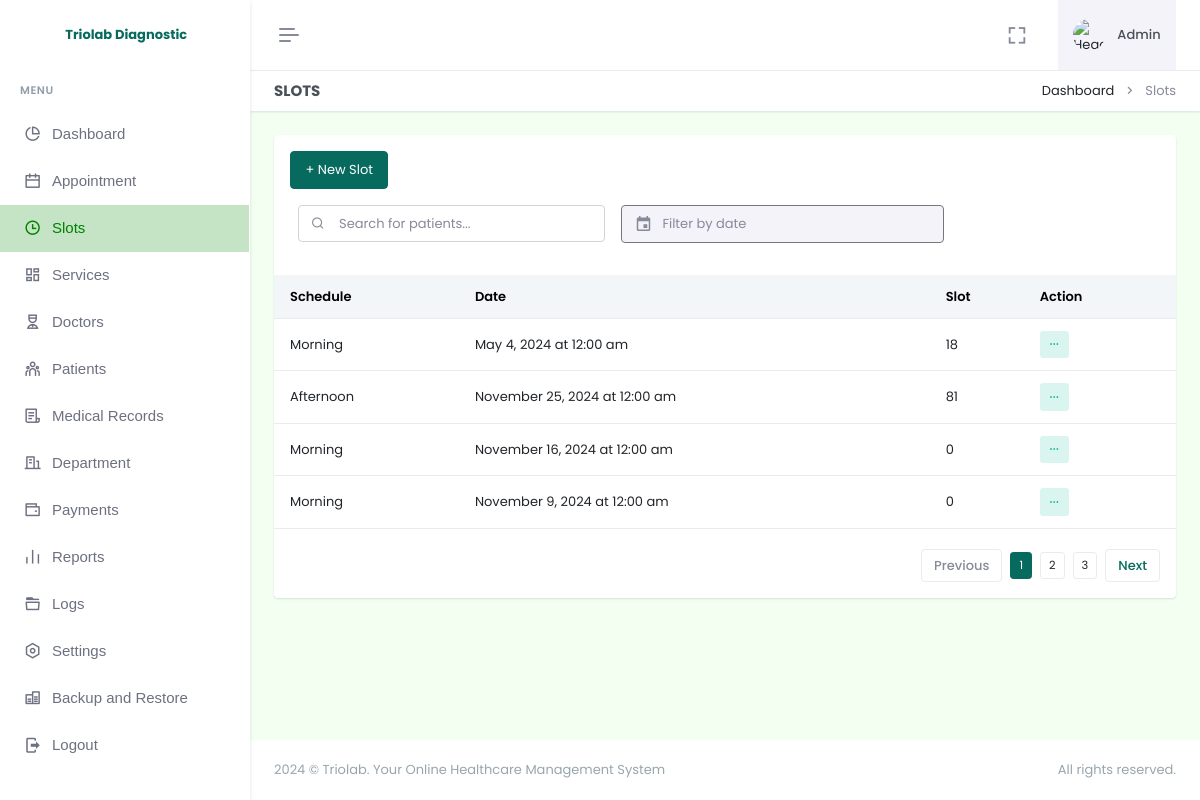
Before: /admin/slots.php (signed in) with the older database file.
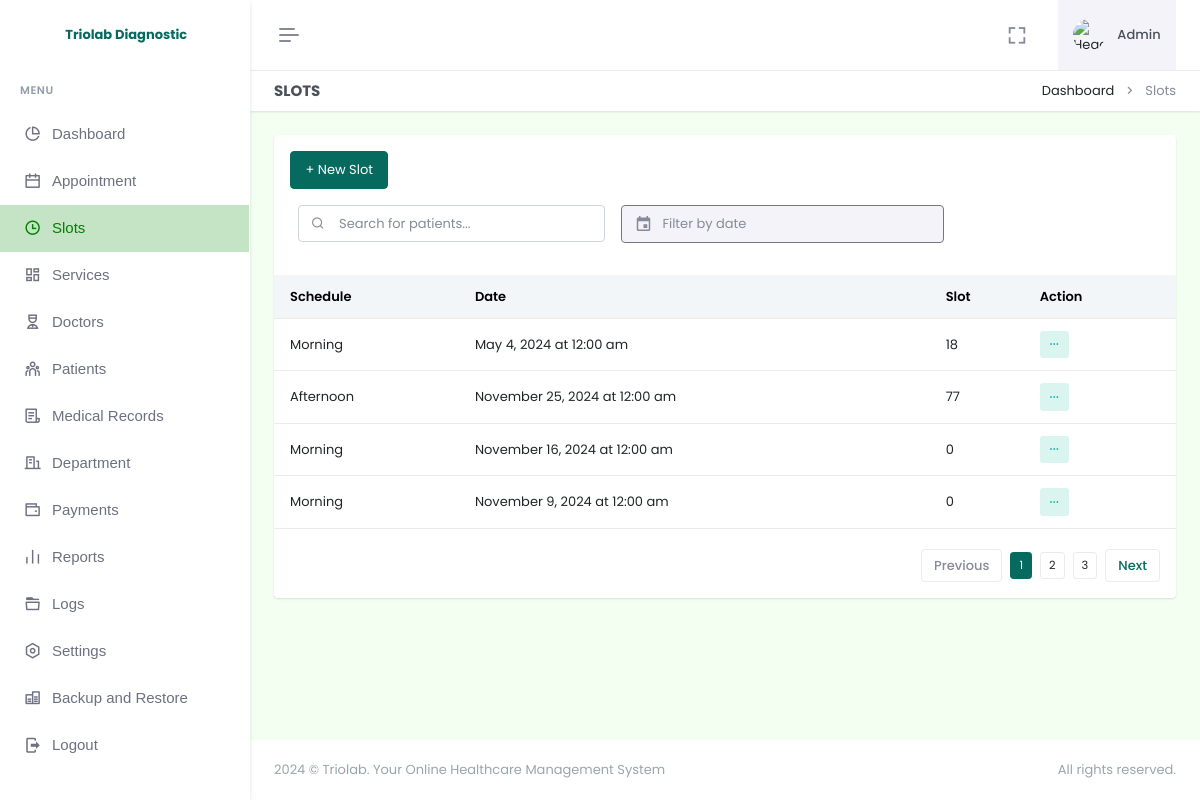
After: the same page with the newer database file.
### tables this page shows
CREATE TABLE `appointment_slots` (
  `id` int(11) NOT NULL AUTO_INCREMENT,
  `schedule` varchar(255) NOT NULL,
  `date` datetime(6) NOT NULL DEFAULT current_timestamp(6),
  `slot` varchar(255) NOT NULL,
  `is_archive` tinyint(4) NOT NULL DEFAULT 0,
  PRIMARY KEY (`id`)
);

### admin/slots.php (the view, shortened to what the changed rows need)
<!doctype html>
<html lang="en" data-layout="vertical" data-topbar="light" data-sidebar="light" data-sidebar-size="lg" data-sidebar-image="none" data-preloader="disable" data-theme="default" data-theme-colors="green">
<head>
    <link rel="stylesheet" href="https://cdn.jsdelivr.net/npm/flatpickr/dist/flatpickr.min.css">
    <link href="assets/css/bootstrap.min.css" rel="stylesheet" type="text/css" />
    <link href="assets/css/icons.min.css" rel="stylesheet" type="text/css" />
    <link href="assets/css/app.min.css" rel="stylesheet" type="text/css" />
    <link href="assets/css/custom.min.css" rel="stylesheet" type="text/css" />
    <link rel="stylesheet" href="assets/css/sweetalert.css">
</head>
<body style="background-color: #F2FFF1">
    <div id="layout-wrapper">
        <?php require "header.php"; ?>
        <div class="main-content">
            <div class="page-content">
                <div class="container-fluid">
                    <div class="row">
                        <div class="col-12">
                            <div class="card">
                                <div class="card-body">
                                    <div class="listjs-table" id="customerList">
                                        <div class="table-responsive table-card mt-3 mb-1">
                                            <table class="table align-middle table-nowrap" id="customerTable">
                                                <thead class="table-light">
                                                    <tr>
                                                        <th>Schedule</th>
                                                        <th>Date</th>
                                                        <th>Slot</th>
                                                        <th>Action</th>
                                                    </tr>
                                                </thead>
                                                <tbody class="list">
                                                    <?php
                                                    $selectSlot = $pdo->query("SELECT * FROM appointment_slots WHERE is_archive = 0");
                                                    if ($selectSlot->rowCount() > 0) {
                                                        while ($row = $selectSlot->fetch(PDO::FETCH_ASSOC)) {
                                                            $dateString = $row['date'];
                                                            $formattedDate = date("F j, Y \a\\t g:i a", strtotime($dateString));
                                                    ?>
                                                            <tr>
                                                                <td><?= $row['schedule']; ?></td>
                                                                <td><?= $formattedDate; ?></td>
                                                                <td><?= $row['slot']; ?></td>
                                                                <td>
                                                                    <div class="dropdown d-inline-block">
                                                                        <button class="btn btn-soft-success btn-sm dropdown" type="button" data-bs-toggle="dropdown" aria-expanded="false">
                                                                            <i class="ri-more-fill align-middle"></i>
                                                                        </button>
                                                                    </div>
                                                                </td>
                                                            </tr>
                                                        <?php
                                                        }
                                                    }
                                                    ?>
                                                </tbody>
                                            </table>
                                        </div>
                                    </div>
                                </div>
                            </div>
                        </div>
                    </div>
                </div>
            </div>
        </div>
    </div>
</body>
</html>

Changed rows visible on the page:
changed appointment_slots "Afternoon": slot "81" → "77"
